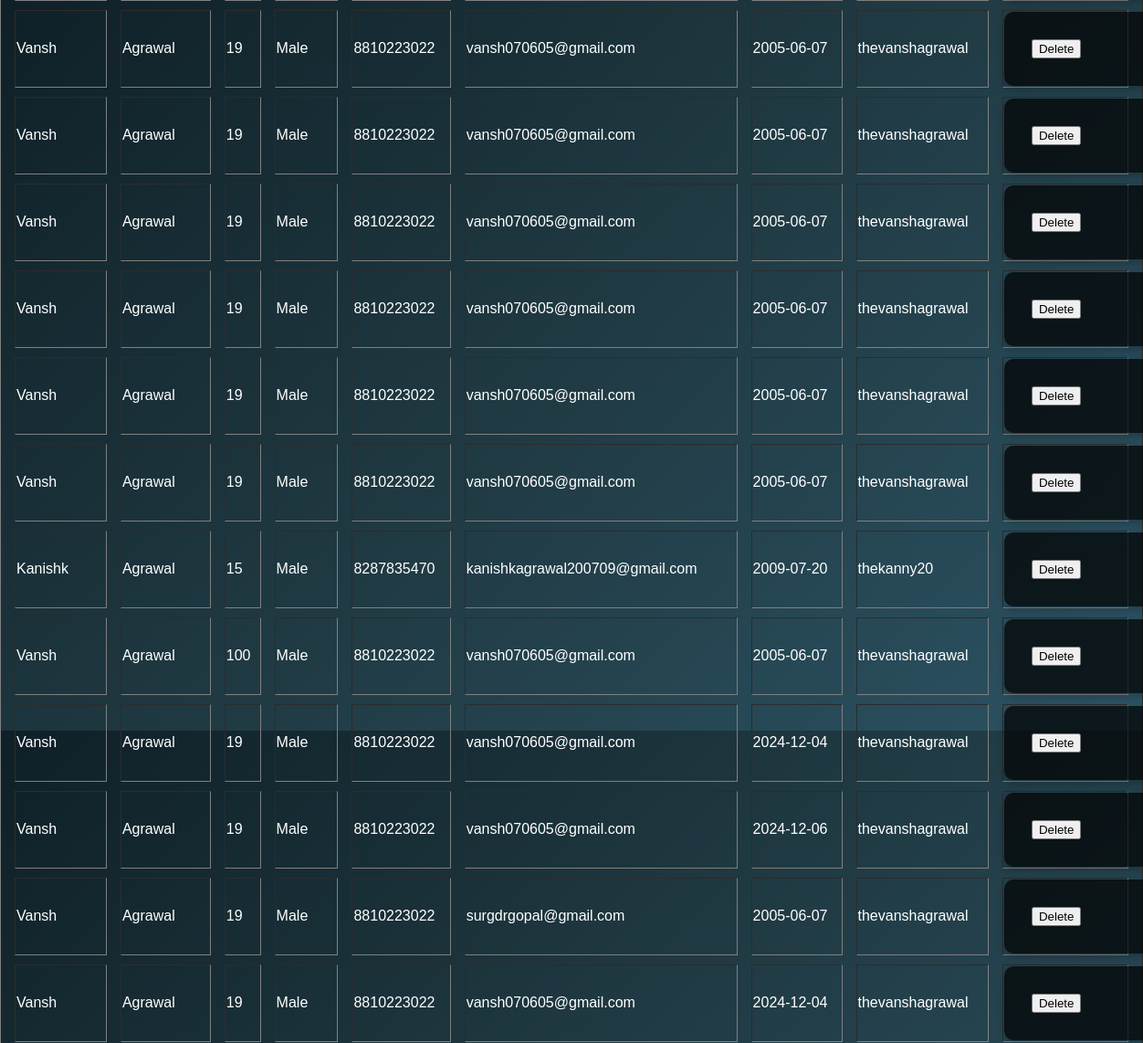
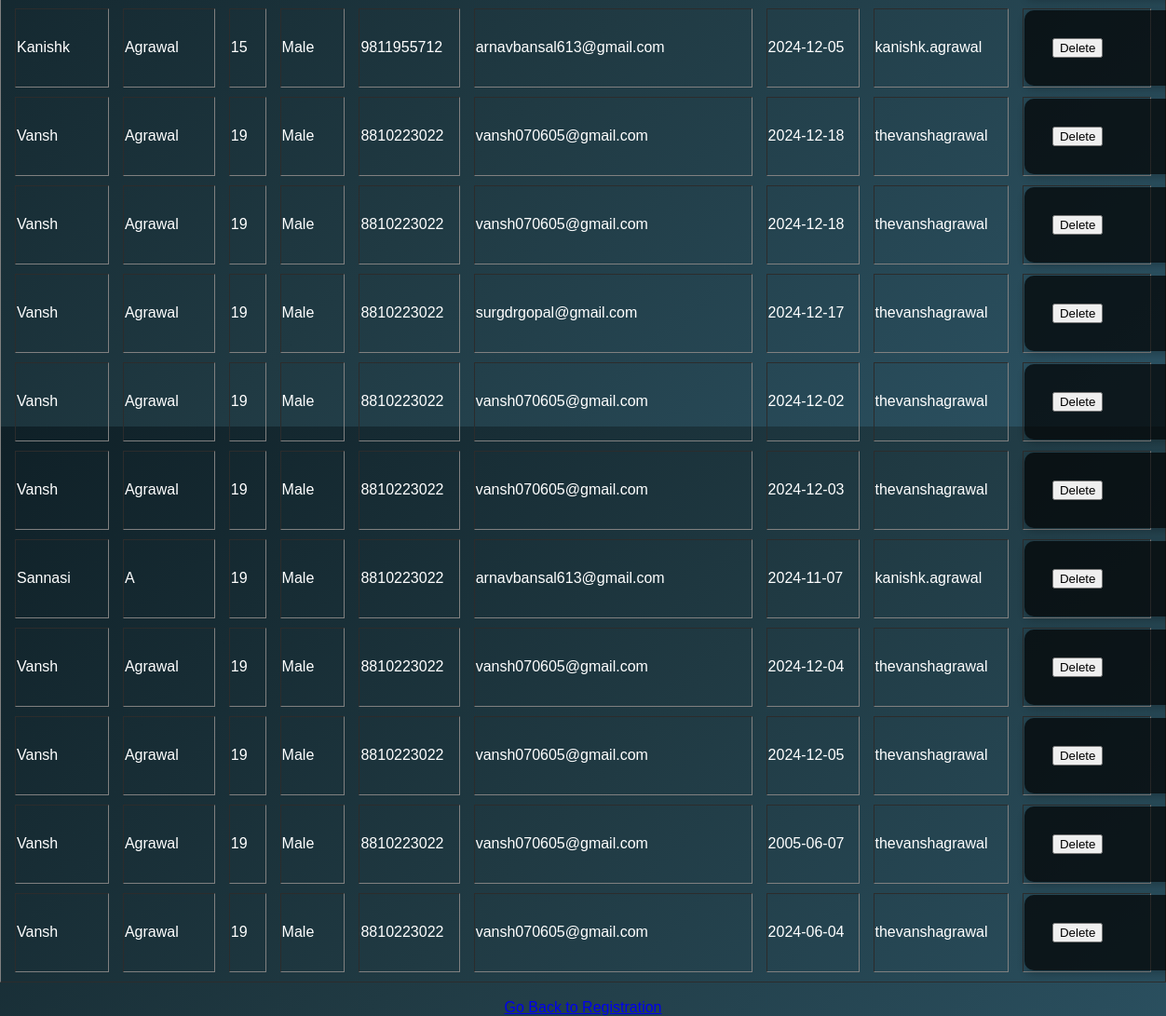
The page /display on the database its author committed (2 pictures, top to bottom).
### tables this page shows
CREATE TABLE users (
            id INTEGER PRIMARY KEY AUTOINCREMENT,
            first_name TEXT NOT NULL,
            last_name TEXT NOT NULL,
            age INTEGER NOT NULL,
            gender TEXT NOT NULL,
            mobile TEXT NOT NULL,
            email TEXT NOT NULL,
            dob TEXT NOT NULL,
            username TEXT NOT NULL,
            password TEXT NOT NULL
        );

### app.py (the view)
@app.route('/display')
def display():
    conn = sqlite3.connect(DATABASE)
    cursor = conn.cursor()
    cursor.execute('SELECT * FROM users')
    rows = cursor.fetchall()
    conn.close()
    return render_template('display.html', rows=rows)

### templates/display.html (shortened to what this page needs)
<!DOCTYPE html>
<html lang="en">
<head>
    <link rel="stylesheet" type="text/css" href="{{ url_for('static', filename='forms.css') }}">
</head>
<body>
    <table border="1">
        <tbody>
            {% for row in rows %}
            <tr>
                <td>{{ row[1] }}</td>
                <td>{{ row[2] }}</td>
                <td>{{ row[3] }}</td>
                <td>{{ row[4] }}</td>
                <td>{{ row[5] }}</td>
                <td>{{ row[6] }}</td>
                <td>{{ row[7] }}</td>
                <td>{{ row[8] }}</td>
                <td>
                    <form action="{{ url_for('delete_user', user_id=row[0]) }}" method="POST">
                        <button type="submit">Delete</button>
                    </form>
                </td>
            </tr>
            {% endfor %}
        </tbody>
    </table>
    <br>
    <a href="/">Go Back to Registration</a>
</body>
</html>

### static/forms.css (style rules this page uses)
body { font-family: Arial, sans-serif; background: linear-gradient(135deg, #0f2027, #203a43, #2c5364); margin: 0; padding: 0; display: flex; justify-content: center; align-items: center; flex-direction: column; height: 100vh; color: white; }
form { background-color: rgba(0, 0, 0, 0.7); padding: 30px; border-radius: 10px; box-shadow: 0 4px 8px rgba(0, 0, 0, 0.2); width: 100%; max-width: 500px; }
table { width: 100%; border-spacing: 15px 10px; }

### rows shown on the page
users: first_name "Vansh", last_name "Agrawal", age "19", gender "Male", mobile "8810223022", email "vansh070605@gmail.com", dob "2005-06-07", username "thevanshagrawal"
users: first_name "Vansh", last_name "Agrawal", age "19", gender "Male", mobile "8810223022", email "vansh070605@gmail.com", dob "2005-06-07", username "thevanshagrawal"
users: first_name "Vansh", last_name "Agrawal", age "19", gender "Male", mobile "8810223022", email "vansh070605@gmail.com", dob "2005-06-07", username "thevanshagrawal"
users: first_name "Vansh", last_name "Agrawal", age "19", gender "Male", mobile "8810223022", email "vansh070605@gmail.com", dob "2005-06-07", username "thevanshagrawal"
users: first_name "Vansh", last_name "Agrawal", age "19", gender "Male", mobile "8810223022", email "vansh070605@gmail.com", dob "2005-06-07", username "thevanshagrawal"
users: first_name "Vansh", last_name "Agrawal", age "19", gender "Male", mobile "8810223022", email "vansh070605@gmail.com", dob "2005-06-07", username "thevanshagrawal"
users: first_name "Kanishk", last_name "Agrawal", age "15", gender "Male", mobile "8287835470", email "kanishkagrawal200709@gmail.com", dob "2009-07-20", username "thekanny20"
users: first_name "Vansh", last_name "Agrawal", age "100", gender "Male", mobile "8810223022", email "vansh070605@gmail.com", dob "2005-06-07", username "thevanshagrawal"
users: first_name "Vansh", last_name "Agrawal", age "19", gender "Male", mobile "8810223022", email "vansh070605@gmail.com", dob "2024-12-04", username "thevanshagrawal"
users: first_name "Vansh", last_name "Agrawal", age "19", gender "Male", mobile "8810223022", email "vansh070605@gmail.com", dob "2024-12-06", username "thevanshagrawal"
users: first_name "Vansh", last_name "Agrawal", age "19", gender "Male", mobile "8810223022", email "surgdrgopal@gmail.com", dob "2005-06-07", username "thevanshagrawal"
users: first_name "Vansh", last_name "Agrawal", age "19", gender "Male", mobile "8810223022", email "vansh070605@gmail.com", dob "2024-12-04", username "thevanshagrawal"
users: first_name "Kanishk", last_name "Agrawal", age "15", gender "Male", mobile "9811955712", email "arnavbansal613@gmail.com", dob "2024-12-05", username "kanishk.agrawal"
users: first_name "Vansh", last_name "Agrawal", age "19", gender "Male", mobile "8810223022", email "vansh070605@gmail.com", dob "2024-12-18", username "thevanshagrawal"
users: first_name "Vansh", last_name "Agrawal", age "19", gender "Male", mobile "8810223022", email "vansh070605@gmail.com", dob "2024-12-18", username "thevanshagrawal"
users: first_name "Vansh", last_name "Agrawal", age "19", gender "Male", mobile "8810223022", email "surgdrgopal@gmail.com", dob "2024-12-17", username "thevanshagrawal"
users: first_name "Vansh", last_name "Agrawal", age "19", gender "Male", mobile "8810223022", email "vansh070605@gmail.com", dob "2024-12-02", username "thevanshagrawal"
users: first_name "Vansh", last_name "Agrawal", age "19", gender "Male", mobile "8810223022", email "vansh070605@gmail.com", dob "2024-12-03", username "thevanshagrawal"
users: first_name "Sannasi", last_name "A", age "19", gender "Male", mobile "8810223022", email "arnavbansal613@gmail.com", dob "2024-11-07", username "kanishk.agrawal"
users: first_name "Vansh", last_name "Agrawal", age "19", gender "Male", mobile "8810223022", email "vansh070605@gmail.com", dob "2024-12-04", username "thevanshagrawal"
users: first_name "Vansh", last_name "Agrawal", age "19", gender "Male", mobile "8810223022", email "vansh070605@gmail.com", dob "2024-12-05", username "thevanshagrawal"
users: first_name "Vansh", last_name "Agrawal", age "19", gender "Male", mobile "8810223022", email "vansh070605@gmail.com", dob "2005-06-07", username "thevanshagrawal"
users: first_name "Vansh", last_name "Agrawal", age "19", gender "Male", mobile "8810223022", email "vansh070605@gmail.com", dob "2024-06-04", username "thevanshagrawal"
